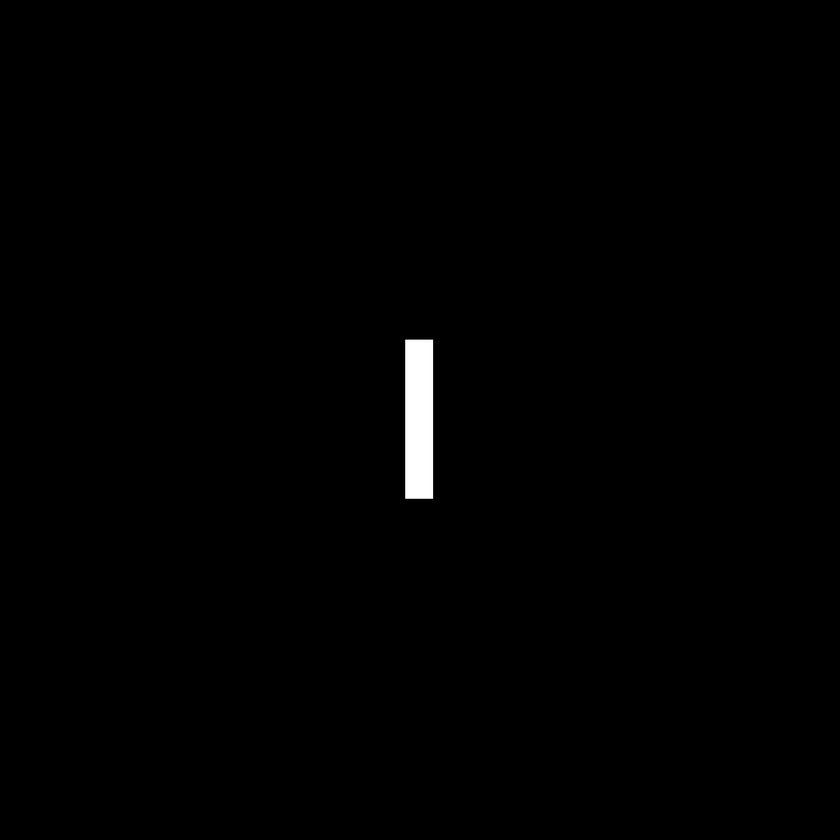
%> input picture Topic 04 - Filtering in the Frequency Domain/CODES/rect.tif, 840 x 840 px, shrunk from 1024 x 1024 before the run
$ octave s113Spectrum.m   (GNU Octave 9; MATLAB toolbox functions it lacks are replaced by stand-ins)
%> lines starting %> are read from the running program, lines starting %| are printed output that depends on the picture; in (x1, y1, x2, y2) boxes, pixels count from 0 and x2, y2 are one past the last pixel; in counts of white or black regions, pixels touching at a corner belong together; the program's own positions count from 1
%%%%%%%%%%%%%%%%%%%%%%%%%%%%%%%%%%%%%%%%%%%%%
% Autor: Alexandre Zaghetto                 %
% Data: 18/06/2017                          %
% Local: McGill University                  %
%%%%%%%%%%%%%%%%%%%%%%%%%%%%%%%%%%%%%%%%%%%%%
% 2D-DFT Spectrum                           %
% Translation and Rotation                  %
%%%%%%%%%%%%%%%%%%%%%%%%%%%%%%%%%%%%%%%%%%%%%

clear all;
close all;
clc;

f = double(imread('rect.tif'));
%> f: size 840x840 double; min 0, max 255, mean 1.6; mean of the top-left, top-right, bottom-left and bottom-right quarters 1.7, 1.5, 1.7, 1.5
imshow(f)
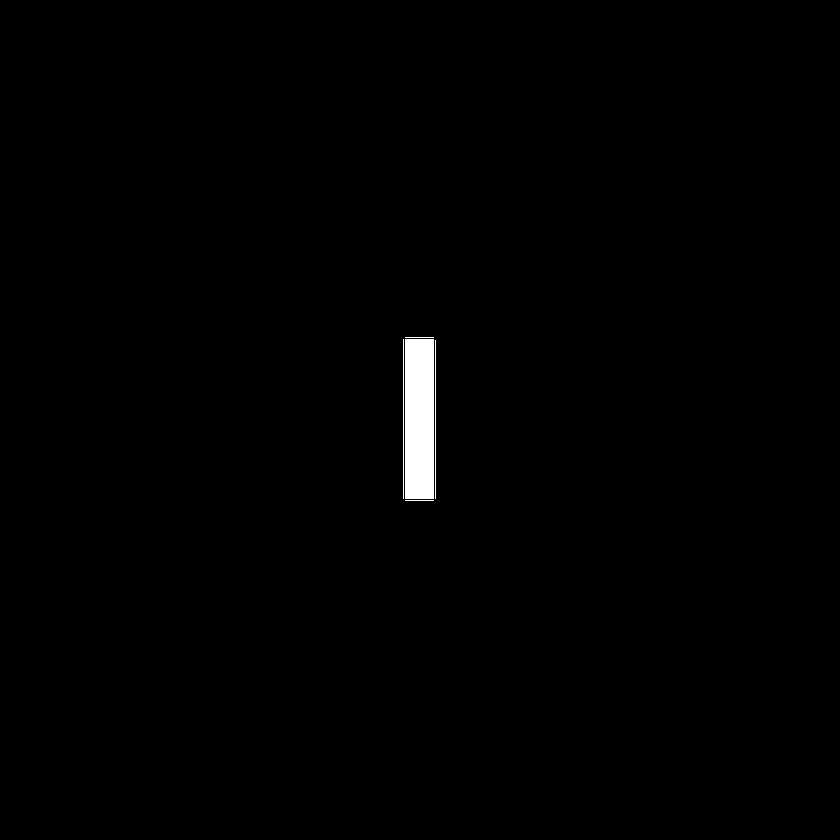
%> displayed picture: size 840x840, on the screen's scale of 0 to 255; 0.71% white; 5 white regions, box (x1, y1, x2, y2) and area: (405, 339, 434, 499) 4640, (403, 339, 404, 499) 160, (435, 340, 436, 499) 159, (405, 337, 434, 338) 29, (405, 500, 434, 501) 29
F = abs(fft2(f));
figure
imshow(F,[])
Fd = fftshift(F);
figure
imshow(Fd,[])
Fr = Fd.^0.2;
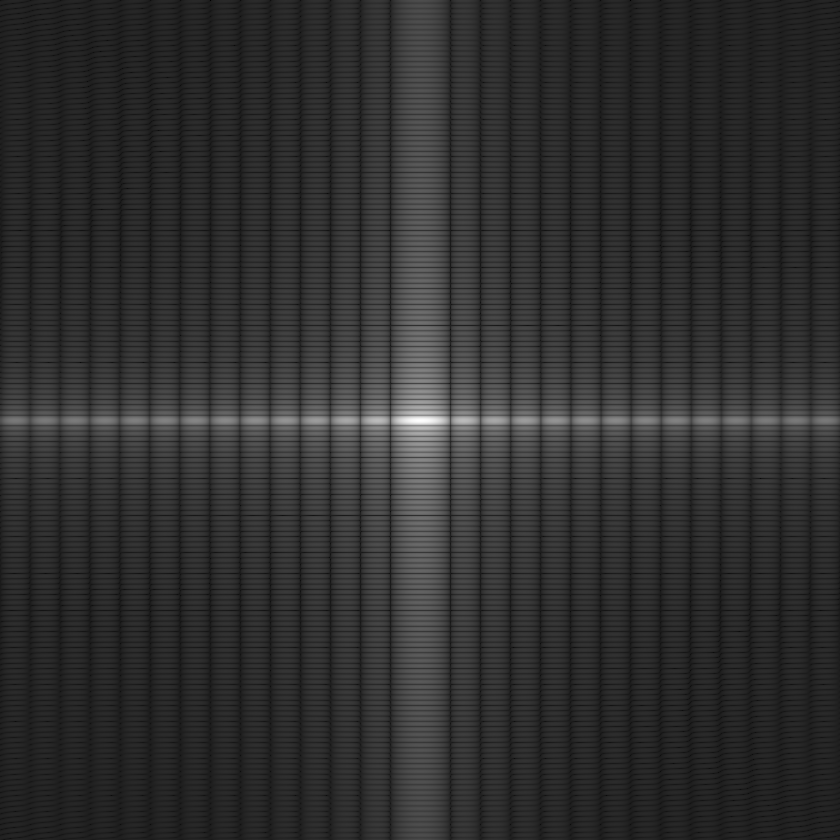
%> Fr: size 840x840 double; min 0.00171, max 16.25, mean 3.03; drawn with min black and max white
figure
imshow(Fr,[])


f = double(imread('rect_shift.tif'));
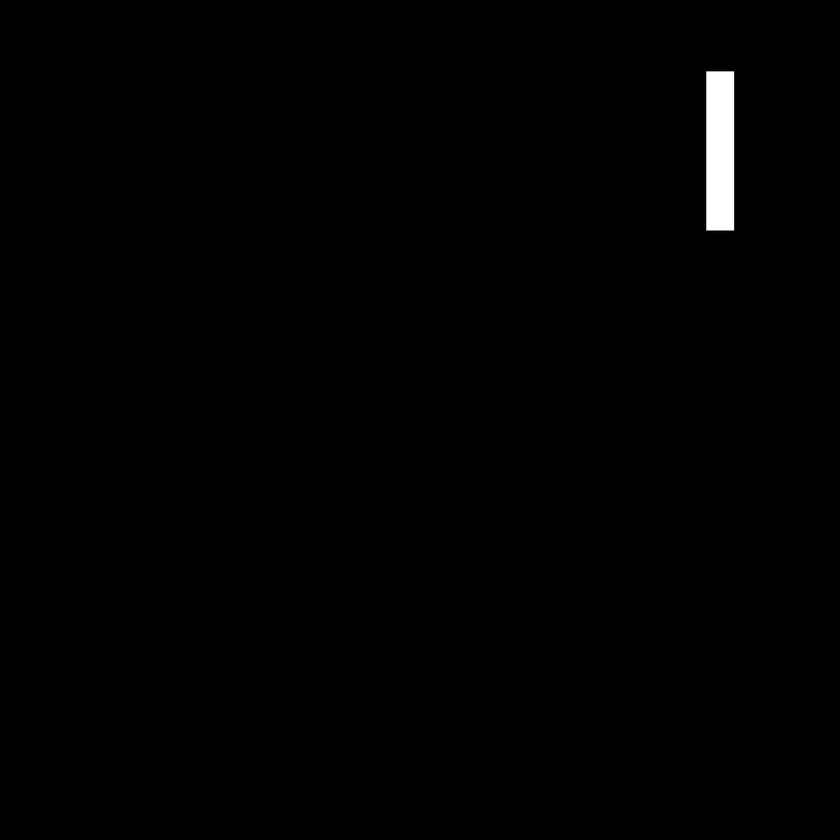
%> input picture Topic 04 - Filtering in the Frequency Domain/CODES/rect_shift.tif, 840 x 840 px, shrunk from 1024 x 1024 before the run
%> f: size 840x840x3 double; min 0, max 255, mean 1.6; mean of the top-left, top-right, bottom-left and bottom-right quarters 0, 6.4, 0, 0
figure
imshow(f)
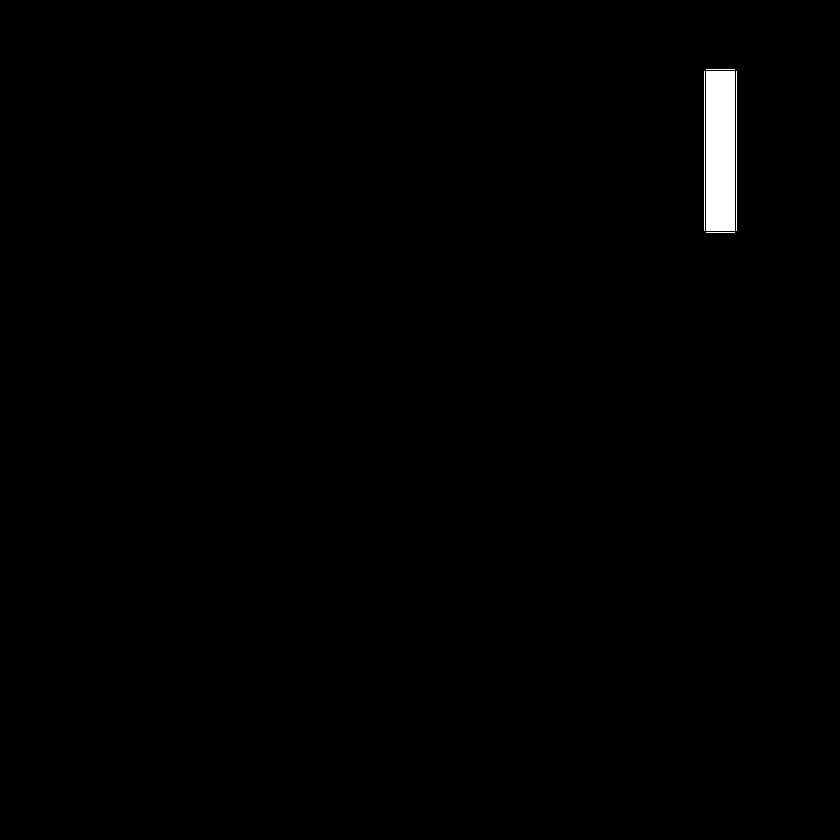
%> displayed picture: size 840x840x3, on the screen's scale of 0 to 255; 0.71% white; 5 white regions, box (x1, y1, x2, y2) and area: (706, 71, 735, 231) 4640, (704, 71, 705, 231) 160, (736, 71, 737, 231) 160, (706, 69, 735, 70) 29, (706, 232, 735, 233) 29
F = abs(fft2(f));
%> F: size 840x840x3 double
figure
imshow(F,[])
Fd = fftshift(F);
%> Fd: size 840x840x3 double
figure
imshow(Fd,[])
Fr = Fd.^0.2;
%> Fr: size 840x840x3 double
figure
imshow(Fr,[])

f = imrotate(imread('rect.tif'),-45,'nearest');
%> f: size 1188x1188 uint8; min 0, max 255, mean 0.8
figure
imshow(f)
F = abs(fft2(f));
%> F: size 1188x1188 double
figure
imshow(F,[])
Fd = fftshift(F);
%> Fd: size 1188x1188 double
figure
imshow(Fd,[])
Fr = Fd.^0.2;
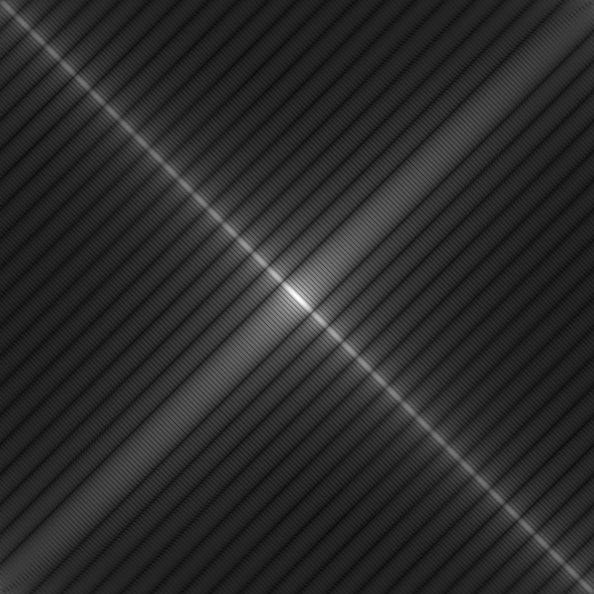
%> Fr: size 1188x1188 double (shown at 1/2 size); min 0.679, max 16.27, mean 3.28; drawn with min black and max white
figure
imshow(Fr,[])
